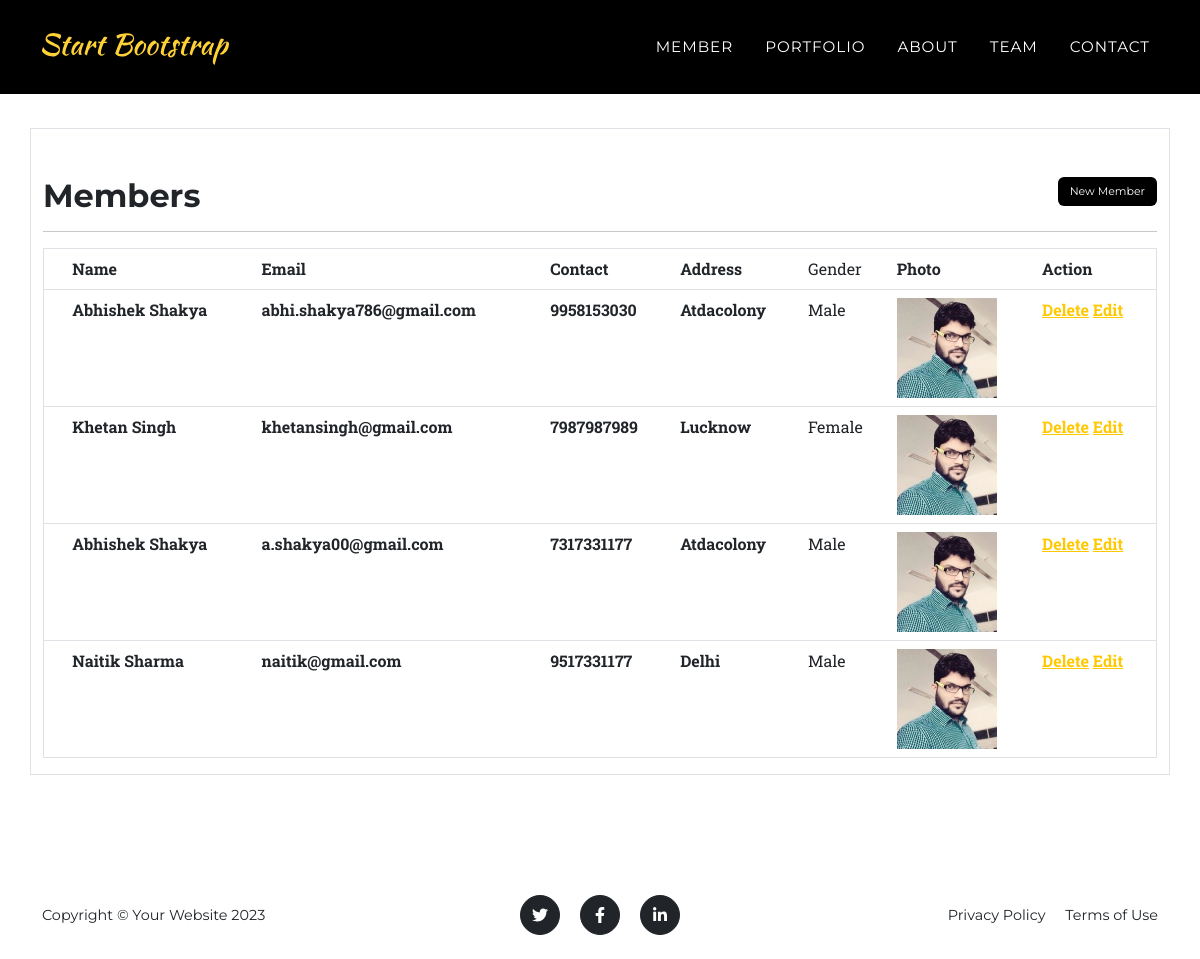
The page /members/ on the database its author committed.
### work/models.py (models this page shows, shortened)
class Members(models.Model):
    GEN= (
            ('M', 'Male'),
            ('F', 'Female'),
            ('O', 'Other')
    )
    name=models.CharField(max_length=255)
    email=models.EmailField()
    contact=models.IntegerField()
    address=models.TextField()
    gender=models.CharField(max_length=20, choices=GEN, default='M')
    photo=models.ImageField(upload_to='photo/')

### work/views.py (the view)
# urls.py: path('members/', view.members,name="Members"),
def members(request):
    members=Members.objects.all()
    context = {'title': 'Members Page',
               'data':members,
               }
    return render(request, 'viewmembers.html', context)

### templates/viewmembers.html (shortened to what this page needs)
{% extends "base.html" %}
{% load static %}
{% load crispy_forms_tags %}
 {% block content %}
        <section class="page-section" id="services">
            <div class="container border" style="margin-top:2em">
                <h2 class='mt-5'>Members
                    <a class='btn btn-primary' style='    float: right;
    background: #000000;
    border: none;
    font-size: 11px;' href='/addmember'>New Member</a>
                </h2>
                <hr>
                <table class='table border'>
                <th><th>Name</td><th>Email</th><th>Contact</th><th>Address</th><td>Gender</td><th>Photo</th><th>Action</th></tr>
                {% for member in data %}
                <th><th> {{ member.name }}</td>
                    <th> {{ member.email }}</th>
                    <th> {{ member.contact }}</th>
                    <th> {{ member.address }}</th>
                    <td>
                        {% if member.gender == "M" %}
                            Male
                        {% elif member.gender == "F" %}
                            Female
                        {% else %}
                            Other
                        {% endif %}
                    </td>
                    <th>    {% if member.photo %}
                                <img src="{{ member.photo.url }}" alt="{{ member.name }}" width="100">
                            {% else %}
                                <img src="{% static 'profile-pic.jpg' %}" alt="No Photo" width="100px">
                            {% endif %}
                    </th>
                    <th><a href="{% url 'DeleteMember' member.id %}" onclick="return confirm('Are you sure you want to delete this member?');">Delete</a>
                    <a href="{% url 'Editmember' member.id %}">Edit</a>
                    </th>
                {% endfor %}
                </table>
            </div>
        </section>
{% endblock content %}

### templates/base.html
{% include "header.html" %}
 {% block content %}{% endblock content %}
{% include "footer.html" %}

### templates/header.html (shortened to what this page needs)
{% load static %}
<!DOCTYPE html>
<html lang="en">
    <head>
        <link href="{% static 'css/styles.css' %}" rel="stylesheet" />
    </head>
    <body id="page-top">
        <nav class="navbar navbar-expand-lg navbar-dark fixed-top" id="mainNav" style="background:#000000">
            <div class="container">
                <a class="navbar-brand" href="/"><img src="{% static  'assets/img/navbar-logo.svg' %}" alt="..." /></a>
                <div class="collapse navbar-collapse" id="navbarResponsive">
                    <ul class="navbar-nav  text-uppercase ms-auto py-4 py-lg-0">
                        <li class="nav-item"><a class="nav-link" href="/members/">Member</a></li>
                        <li class="nav-item"><a class="nav-link" href="#portfolio">Portfolio</a></li>
                        <li class="nav-item"><a class="nav-link" href="#about">About</a></li>
                        <li class="nav-item"><a class="nav-link" href="#team">Team</a></li>
                        <li class="nav-item"><a class="nav-link" href="#contact">Contact</a></li>
                    </ul>
                </div>
            </div>
        </nav>

### templates/footer.html
<footer class="footer py-4">
            <div class="container">
                <div class="row align-items-center">
                    <div class="col-lg-4 text-lg-start">Copyright &copy; Your Website 2023</div>
                    <div class="col-lg-4 my-3 my-lg-0">
                        <a class="btn btn-dark btn-social mx-2" href="#!" aria-label="Twitter"><i class="fab fa-twitter"></i></a>
                        <a class="btn btn-dark btn-social mx-2" href="#!" aria-label="Facebook"><i class="fab fa-facebook-f"></i></a>
                        <a class="btn btn-dark btn-social mx-2" href="#!" aria-label="LinkedIn"><i class="fab fa-linkedin-in"></i></a>
                    </div>
                    <div class="col-lg-4 text-lg-end">
                        <a class="link-dark text-decoration-none me-3" href="#!">Privacy Policy</a>
                        <a class="link-dark text-decoration-none" href="#!">Terms of Use</a>
                    </div>
                </div>
            </div>
        </footer>

### rows shown on the page
Members: name "Abhishek Shakya", email "abhi.shakya786@gmail.com", contact "9958153030", address "Atdacolony", gender "Male", photo (picture)
Members: name "Khetan Singh", email "khetansingh@gmail.com", contact "7987987989", address "Lucknow", gender "Female"
Members: name "Abhishek Shakya", email "a.shakya00@gmail.com", contact "7317331177", address "Atdacolony", gender "Male"
Members: name "Naitik Sharma", email "naitik@gmail.com", contact "9517331177", address "Delhi", gender "Male"
